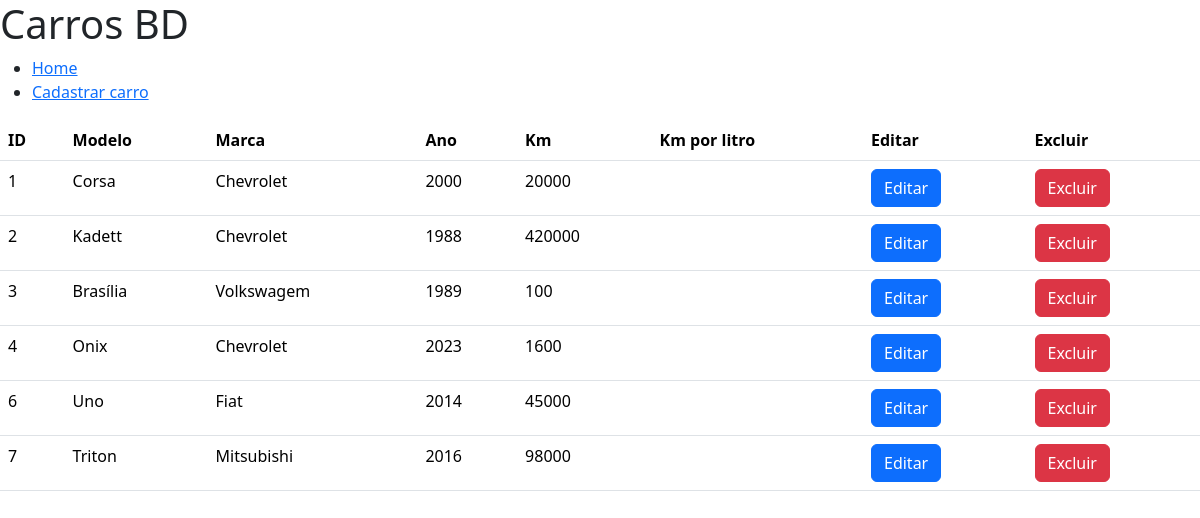
Before: / with the older database file.
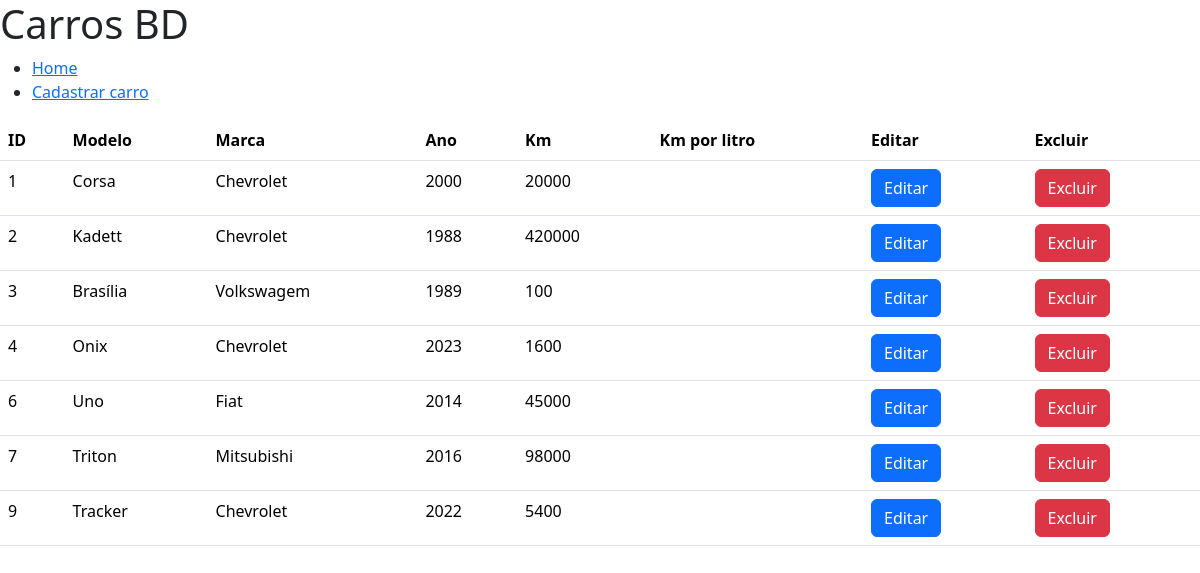
After: the same page with the newer database file.
### tables this page shows
CREATE TABLE carros (
	id INTEGER PRIMARY KEY AUTOINCREMENT,
	modelo TEXT NOT NULL,
	marca TEXT NOT NULL,
	ano INTEGER NOT NULL,
	km INTEGER DEFAULT (0),
	km_por_litro REAL 
);

### index.php (the view, shortened to what this page needs)
<?php
$conn = new PDO("sqlite:carros.sqlite");
$conn->setAttribute(PDO::ATTR_DEFAULT_FETCH_MODE, PDO::FETCH_OBJ);
?>
<!DOCTYPE html>
<html lang="en">
<head>
    <link href="https://cdn.jsdelivr.net/npm/bootstrap@5.3.2/dist/css/bootstrap.min.css" rel="stylesheet">
</head>
<body>
    <h1>Carros BD</h1>
    <nav>
        <ul>
            <li><a href="index.php">Home</a></li>
            <li><a href="form.php">Cadastrar carro</a></li>
        </ul>
    </nav>
    <main>
        <table class="table">
            <tr>
                <th>ID</th>
                <th>Modelo</th>
                <th>Marca</th>
                <th>Ano</th>
                <th>Km</th>
                <th>Km por litro</th>
                <th>Editar</th>
                <th>Excluir</th>
            </tr>
            <?php
            $q = $conn->query("SELECT * FROM carros;");
            $carros = $q->fetchAll();
            foreach($carros as $c):
            ?>
            <tr>
                <td><?= $c->id ?></td>
                <td><?= $c->modelo ?></td>
                <td><?= $c->marca ?></td>
                <td><?= $c->ano ?></td>
                <td><?= $c->km ?></td>
                <td><?= $c->kmLitro?></td>
                <td><a href="#" class="btn btn-primary">Editar</button> </td>
                <td><button class="btn btn-danger">Excluir</button> </td>
            </tr>
            <?php
            endforeach;
            ?>
        </table>
    </main>
</body>
</html>

Changed rows visible on the page:
added carros: id "9", modelo "Tracker", marca "Chevrolet", ano "2022", km "5400"
